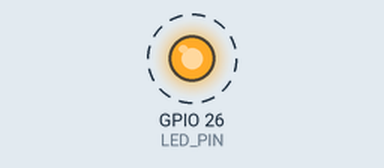
Recording of a sketch running on a simulated ESP32. Shown: output pins drawn as LEDs (lit = HIGH). Dashed ring = blinking.

Above: at 0.2 s.
Timing chart, 0 to 3.0 s (numbered marks = the images above):
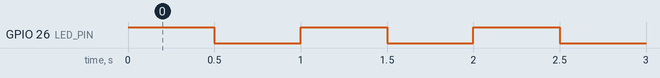

Measured:
- by itself, GPIO 26 (LED_PIN): alternates HIGH for 0.50 s and LOW for 0.50 s

The sketch:

L01_Blink.ino
```cpp
// Lesson 1: Blink an LED
// LED + 220 ohm resistor on pin 26.

const int LED_PIN = 26;

void setup() {
  pinMode(LED_PIN, OUTPUT);
}

void loop() {
  digitalWrite(LED_PIN, HIGH);  // LED on
  delay(500);
  digitalWrite(LED_PIN, LOW);   // LED off
  delay(500);
}
```
